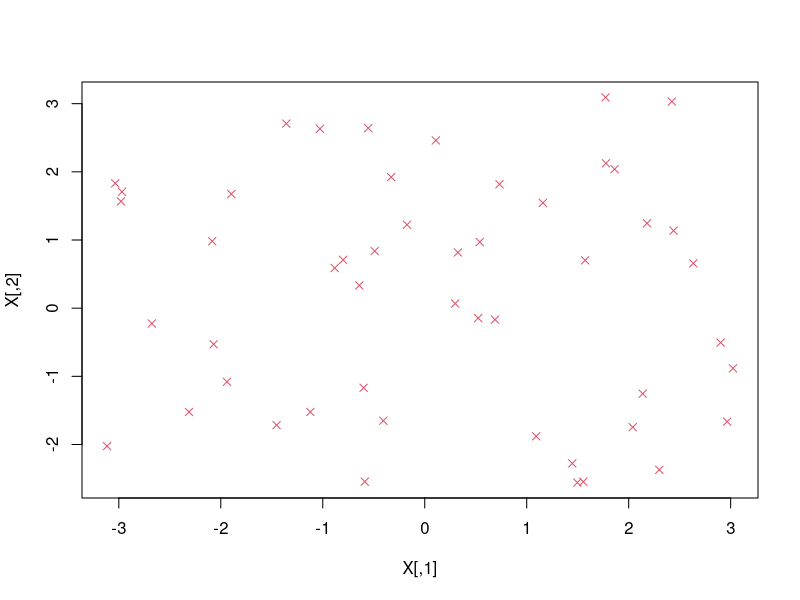
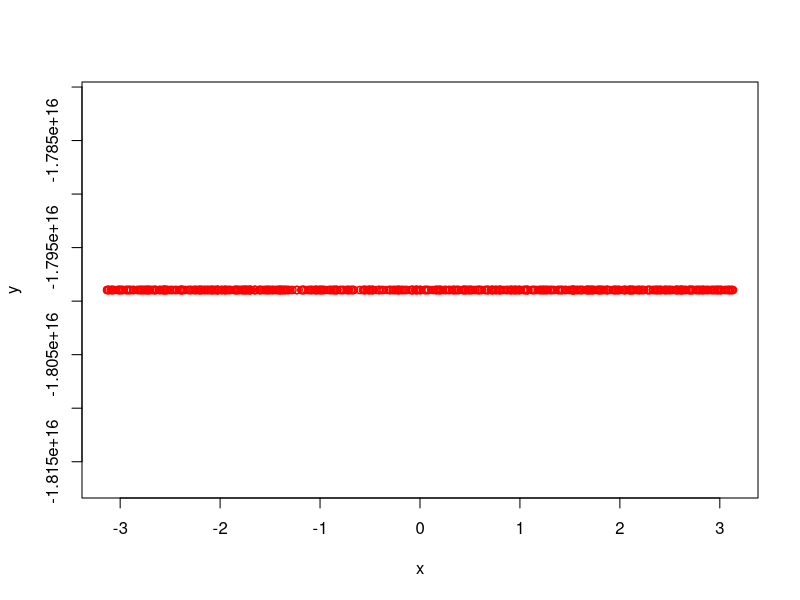

Reproduce these figures in R, in order.
library(quadprog)

N <- 50
X <- matrix(0,nrow = N, ncol = 2);
W <- rnorm(5)
C <- matrix(0, nrow=N, ncol=1)
data <- matrix(0, nrow=N, ncol=5)
A <- matrix(0, nrow=N, ncol=5)

for(i in 1:N){
    X[i,] = runif(2, -pi, pi)
    data[i,][1] = 1
    data[i,][2] = X[i,][1]
    data[i,][3] = X[i,][2]
    data[i,][4] = cos(X[i,][1])
    data[i,][5] = sin(X[i,][1])

    C[i] <- sign(t(W) %*% data[i,])
    A[i,] <- C[i,]*data[i,]
}

plot(X, pch=(C+5), col=(C+3))

data <- as.matrix(data)

Q <- diag(5)
Q[5,5] <- 0.01
q <- rep(0, 5)
b <- rep(1, N)
result <- solve.QP(Q,q,t(A),b)

What <- result$solution
x <- runif(1000, -pi, pi)
y <- -(What[1] + What[2]*x + What[4]*cos(x) + What[5]*sin(x))/What[3]
plot(x,y, col='red')
lines(X, pch=C+3, type='p', col=(C+5))